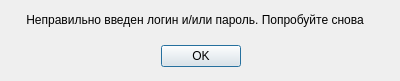
<?xml version="1.0" encoding="UTF-8"?>
<ui version="4.0">
 <class>authentification_false_dialog</class>
 <widget class="QDialog" name="authentification_false_dialog">
  <property name="geometry">
   <rect>
    <x>0</x>
    <y>0</y>
    <width>400</width>
    <height>81</height>
   </rect>
  </property>
  <property name="windowTitle">
   <string>Dialog</string>
  </property>
  <widget class="QDialogButtonBox" name="OK_btn">
   <property name="geometry">
    <rect>
     <x>30</x>
     <y>40</y>
     <width>341</width>
     <height>32</height>
    </rect>
   </property>
   <property name="orientation">
    <enum>Qt::Horizontal</enum>
   </property>
   <property name="standardButtons">
    <set>QDialogButtonBox::Ok</set>
   </property>
   <property name="centerButtons">
    <bool>true</bool>
   </property>
  </widget>
  <widget class="QLabel" name="dialoglabel">
   <property name="geometry">
    <rect>
     <x>20</x>
     <y>10</y>
     <width>350</width>
     <height>20</height>
    </rect>
   </property>
   <property name="font">
    <font>
     <pointsize>9</pointsize>
    </font>
   </property>
   <property name="text">
    <string>Неправильно введен логин и/или пароль. Попробуйте снова</string>
   </property>
   <property name="alignment">
    <set>Qt::AlignCenter</set>
   </property>
  </widget>
 </widget>
 <resources/>
 <connections>
  <connection>
   <sender>OK_btn</sender>
   <signal>accepted()</signal>
   <receiver>authentification_false_dialog</receiver>
   <slot>accept()</slot>
   <hints>
    <hint type="sourcelabel">
     <x>248</x>
     <y>254</y>
    </hint>
    <hint type="destinationlabel">
     <x>157</x>
     <y>274</y>
    </hint>
   </hints>
  </connection>
  <connection>
   <sender>OK_btn</sender>
   <signal>rejected()</signal>
   <receiver>authentification_false_dialog</receiver>
   <slot>reject()</slot>
   <hints>
    <hint type="sourcelabel">
     <x>316</x>
     <y>260</y>
    </hint>
    <hint type="destinationlabel">
     <x>286</x>
     <y>274</y>
    </hint>
   </hints>
  </connection>
 </connections>
</ui>
